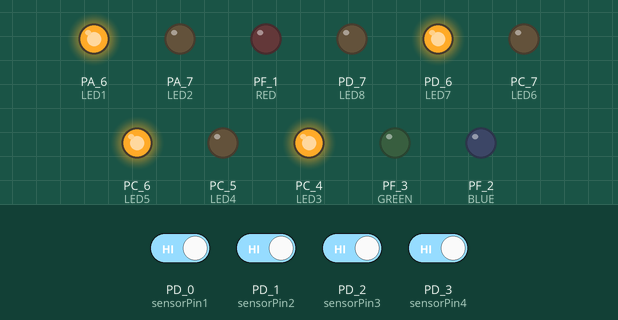
A sketch run on a simulated TI Tiva C LaunchPad. On the bench: output pins drawn as LEDs (lit = HIGH). Inputs (shaded band) come from the test bench; at power-on: PD_0 (sensorPin1), PD_1 (sensorPin2), PD_2 (sensorPin3), PD_3 (sensorPin4) HIGH.

Above: at 2.8 s.
2.9 s: PD_0 (sensorPin1) driven LOW
At 4.2 s:
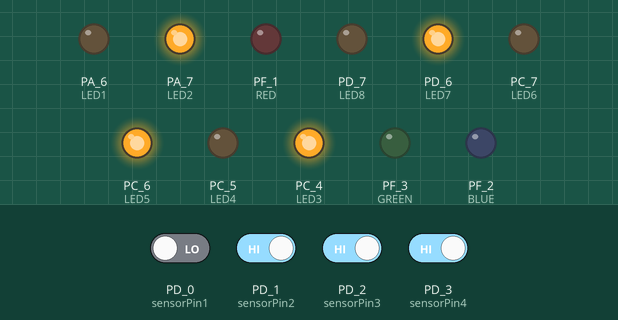
4.5 s: PD_1 (sensorPin2) driven LOW
At 5.9 s:
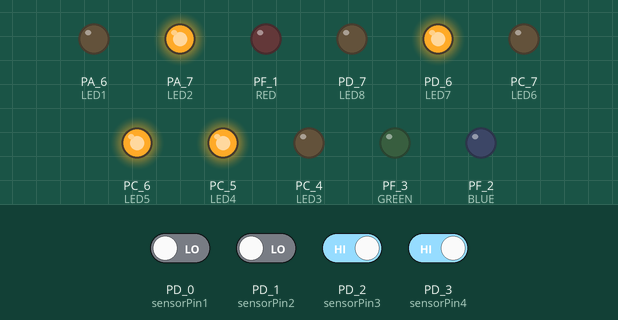
6.5 s: PD_2 (sensorPin3) driven LOW
At 7.4 s:
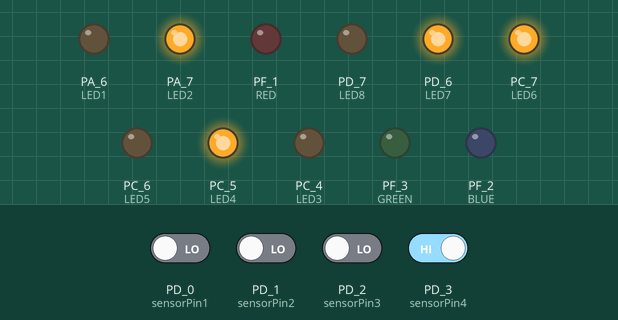
8.5 s: PD_3 (sensorPin4) driven LOW
At 10.1 s:
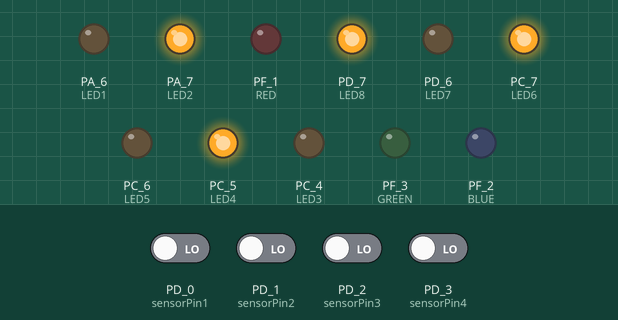
10.5 s: PD_0 (sensorPin1) driven HIGH
At 11.6 s:
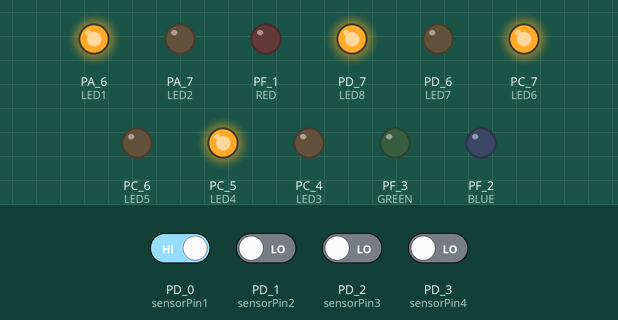
12.5 s: PD_1 (sensorPin2) driven HIGH
At 14.4 s:
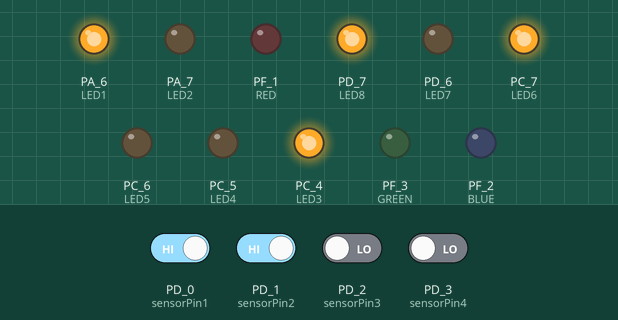
Timing chart, 0 to 15.5 s (numbered marks = the images above; inputs shaded):
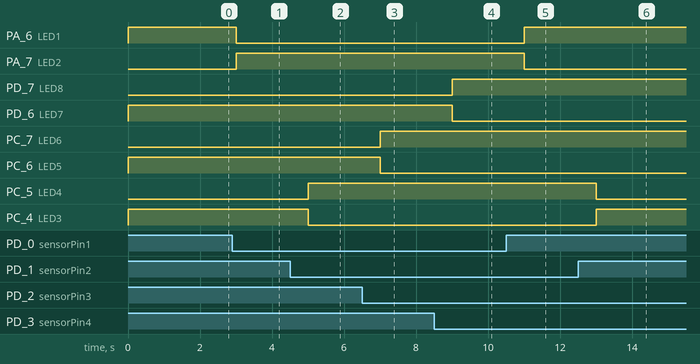

Measured:
- after the input at 2.9 s, PA_6 (LED1): HIGH → LOW after 0.10 s; PA_7 (LED2): LOW → HIGH after 0.10 s
- after the input at 4.5 s, PC_5 (LED4): LOW → HIGH after 0.50 s; PC_4 (LED3): HIGH → LOW after 0.50 s
- after the input at 6.5 s, PC_7 (LED6): LOW → HIGH after 0.50 s; PC_6 (LED5): HIGH → LOW after 0.50 s
- after the input at 8.5 s, PD_7 (LED8): LOW → HIGH after 0.50 s; PD_6 (LED7): HIGH → LOW after 0.50 s
- after the input at 10.5 s, PA_6 (LED1): LOW → HIGH after 0.50 s; PA_7 (LED2): HIGH → LOW after 0.50 s
- after the input at 12.5 s, PC_5 (LED4): HIGH → LOW after 0.50 s; PC_4 (LED3): LOW → HIGH after 0.50 s

The sketch:

Full.ino
```cpp
/*************************************************************
 * Parking System
 * By Pablo Moreno and Marco Duarte
 * Tiva C and Esp32
 *
 */
/************************************************************/

// The pins of the Tiva are define

/*Define the Tiva Leds*/
#define BLUE PF_2
#define GREEN PF_3
#define RED PF_1
/*Parking Slot 1*/
#define LED1 PA_6
#define LED2 PA_7
/*Parking Slot 2*/
#define LED3 PC_4
#define LED4 PC_5
/*Parking Slot 3*/
#define LED5 PC_6
#define LED6 PC_7
/*Parking Slot 4*/
#define LED7 PD_6
#define LED8 PD_7

// Variables

int car1 = 0;
int car2 = 0;
int car3 = 0;
int car4 = 0;
const int sensorPin1 = PD_0;
const int sensorPin2 = PD_1;
const int sensorPin3 = PD_2;
const int sensorPin4 = PD_3;

void setup() {
  //Serial.begin(9600);   //iniciar puerto serie
  pinMode(sensorPin1 , INPUT);  //pin as a input
  pinMode(sensorPin2 , INPUT);
  pinMode(sensorPin3 , INPUT);
  pinMode(sensorPin4 , INPUT);
  // Leds as a output
  pinMode(LED1, OUTPUT);
  pinMode(LED2, OUTPUT);
  pinMode(LED3, OUTPUT);
  pinMode(LED4, OUTPUT);
  pinMode(LED5, OUTPUT);
  pinMode(LED6, OUTPUT);
  pinMode(LED7, OUTPUT);
  pinMode(LED8, OUTPUT);
  pinMode(GREEN, OUTPUT);
  pinMode(RED, OUTPUT);
  pinMode(BLUE, OUTPUT);
}

void loop(){

  // Declaring the reading of digital pins
  car1 = digitalRead(sensorPin1);//lectura digital de pin
  car2 = digitalRead(sensorPin2);//lectura digital de pin
  car3 = digitalRead(sensorPin3);//lectura digital de pin
  car4 = digitalRead(sensorPin4);//lectura digital de pin


// Parking slot 1
  if (car1 == LOW) {
      //Serial.println("Detectado obstaculo");
      digitalWrite(LED2, HIGH);
      digitalWrite(LED1, LOW);

  }
  else{
      digitalWrite(LED1, HIGH);
      digitalWrite(LED2, LOW);
  }
// Parking slot 2

  if (car2 == LOW) {
      //Serial.println("Detectado obstaculo");
      digitalWrite(LED3, LOW);
      digitalWrite(LED4, HIGH);
  }
  else{
      digitalWrite(LED4, LOW);
      digitalWrite(LED3, HIGH);
  }

// Parking slot 3

  if (car3 == LOW) {
      //Serial.println("Detectado obstaculo");
      digitalWrite(LED5, LOW);
      digitalWrite(LED6, HIGH);
  }
  else{
      digitalWrite(LED6, LOW);
      digitalWrite(LED5, HIGH);
  }

 // Parking slot 4

  if (car4 == LOW) {
      //Serial.println("Detectado obstaculo");
      digitalWrite(LED7, LOW);
      digitalWrite(LED8, HIGH);
  }
  else{
      digitalWrite(LED8, LOW);
      digitalWrite(LED7, HIGH);
  }
  delay(1000);
}
```
